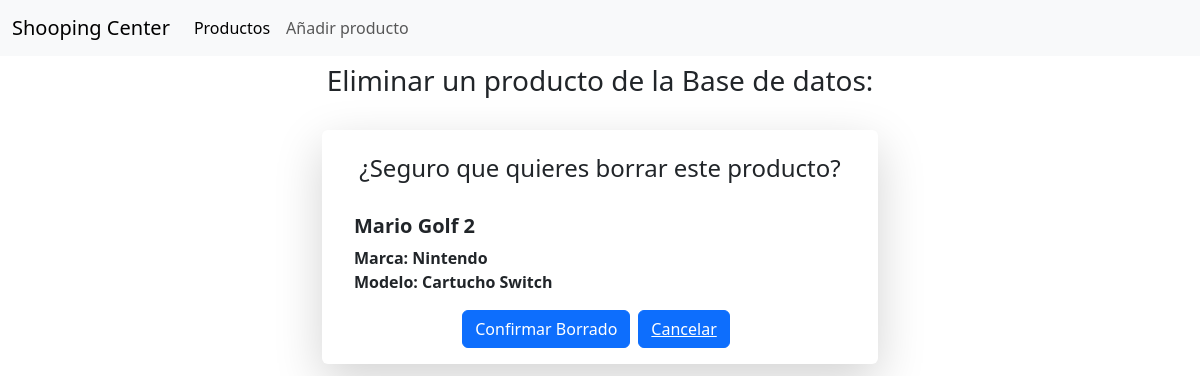
/provisional/admin/productos/1/eliminar, run on the app's committed database.
### provisional/models.py (models this page shows, shortened)
class Producto(models.Model):
    nombre = models.CharField(max_length=150)
    modelo = models.CharField(max_length=150)
    marca = models.ForeignKey(Marca, on_delete=models.PROTECT)
    unidades = models.PositiveIntegerField(validators=[MinValueValidator(0)])
    precio = models.DecimalField(max_digits=14, decimal_places=2, validators=[MinValueValidator(0)])
    vip = models.BooleanField(default=False)
    class Meta:
        unique_together = ['marca', 'modelo']

class Marca(models.Model):
    nombre = models.CharField(max_length=150)
    def __str__(self):
        return self.nombre

### provisional/views.py (the view)
# urls.py: path('provisional/admin/productos/<pk>/eliminar', Eliminar.as_view(), name='eliminar'),
class Eliminar(DeleteView):
    model = Producto
    template_name = "producto/eliminar.html"
    success_url = reverse_lazy('listado')

### provisional/templates/producto/eliminar.html (shortened to what this page needs)
{% extends 'base.html' %} {% block content %}
<div class="text-center py-2">
  <h3 class="mx-3">Eliminar un producto de la Base de datos:</h3>
</div>
<div class="row d-flex p-3 mx-3 justify-content-center">
  <div class="col-6 border-radius-3 rounded shadow-lg p-3">
    <form method="post">
      <div class="text-center py-2">
        <h4>¿Seguro que quieres borrar este producto?</h4>
      </div>
      <div class="justify-content-center p-3">
        <h5><b>{{ producto.nombre }}</h5>
        <span><b>Marca: </b>{{ producto.marca }}</span><br />
        <span><b>Modelo: </b>{{ producto.modelo }}</span>
      </div>
      <div class="d-flex justify-content-center">
        <button type="submit" class="btn btn-primary">Confirmar Borrado</button>
        <button type="button" class="btn btn-primary mx-2">
          <a class="text-white" href="{% url 'detalles' pk=producto.pk %}" role="button" class="secondary">Cancelar</a>
        </button>
      </div>
    </form>
  </div>
</div>
{% endblock %}

### data on the page
Producto: nombre "Mario Golf 2", marca "Nintendo", modelo "Cartucho Switch"
